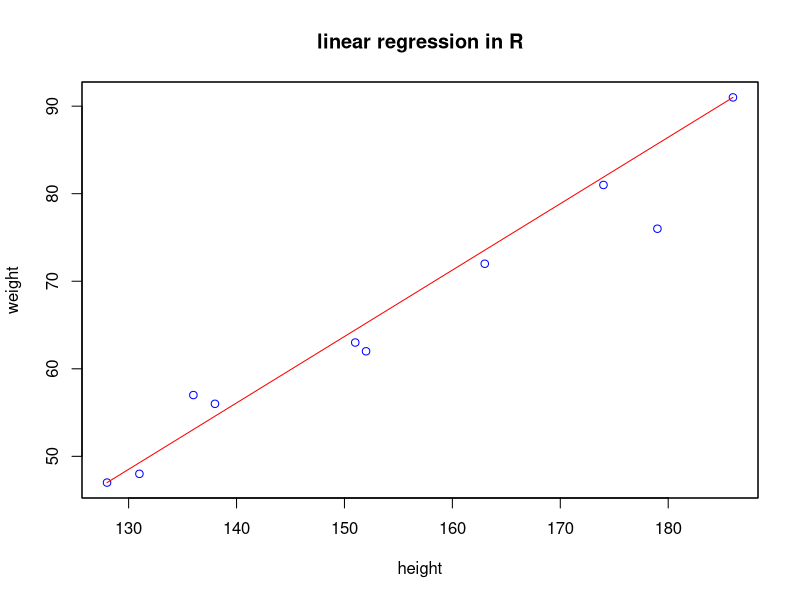

Source code (R):
#!/usr/bin/env Rscript
# File: linreg.R
# Name: D.Saravanan
# Date: 16/11/2020
# Script to implement linear regression in R from scratch

slope <- function(x, y) {
    sum1 = 0; sum2 = 0
    for(i in 1:length(x)) {
        sum1 = sum1 + (x[i] - mean(x)) * (y[i] - mean(y))
        sum2 = sum2 + (x[i] - mean(x))**2
    }
    return(sum1/sum2)
}

intercept <- function(x, y, m) {
    return(mean(y) - m * mean(x))
}

height <- c(151, 174, 138, 186, 128, 136, 179, 163, 152, 131)
weight <- c(63, 81, 56, 91, 47, 57, 76, 72, 62, 48)

m <- slope(height, weight)
c <- intercept(height, weight, m)

# predicted weight with values m and c
predicted_y <- c()
for(x in height) {
    y <- m*x + c
    predicted_y <- c(predicted_y, y)
}

residuals <- (weight - predicted_y)
print(sum(residuals))


pdf('/home/saran/Analytics/Notebook/plotlm.pdf')
plot(height, weight, col='blue', xlab='height', ylab='weight', main='linear regression in R')
par(new = TRUE)
plot(height, predicted_y, type='l', col='red', xaxt='n', yaxt='n', xlab=' ', ylab=' ')
dev.off()
#system('open /home/saran/Analytics/Notebook/plotlm.pdf')
